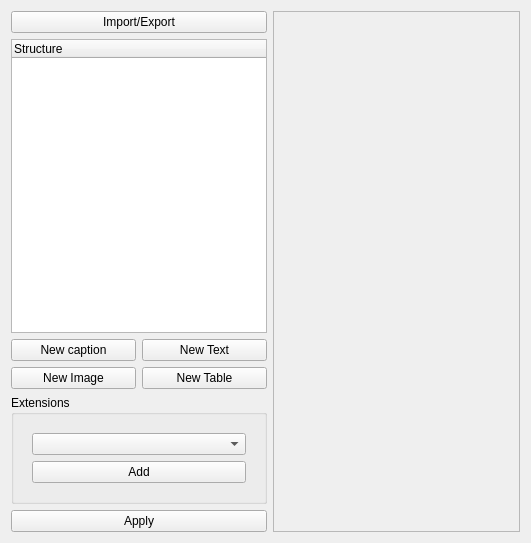
<?xml version="1.0" encoding="UTF-8"?>
<ui version="4.0">
 <class>DocEdit</class>
 <widget class="QWidget" name="DocEdit">
  <property name="geometry">
   <rect>
    <x>0</x>
    <y>0</y>
    <width>531</width>
    <height>543</height>
   </rect>
  </property>
  <property name="windowTitle">
   <string>Form</string>
  </property>
  <layout class="QHBoxLayout" name="horizontalLayout_2">
   <item>
    <layout class="QHBoxLayout" name="horizontalLayout">
     <item>
      <layout class="QVBoxLayout" name="verticalLayout">
       <item>
        <widget class="QPushButton" name="btnImport">
         <property name="text">
          <string>Import/Export</string>
         </property>
        </widget>
       </item>
       <item>
        <widget class="QTreeWidget" name="treeWidget">
         <property name="sizePolicy">
          <sizepolicy hsizetype="Preferred" vsizetype="Expanding">
           <horstretch>0</horstretch>
           <verstretch>0</verstretch>
          </sizepolicy>
         </property>
         <property name="dragDropMode">
          <enum>QAbstractItemView::InternalMove</enum>
         </property>
         <property name="defaultDropAction">
          <enum>Qt::MoveAction</enum>
         </property>
         <property name="sortingEnabled">
          <bool>false</bool>
         </property>
         <column>
          <property name="text">
           <string notr="true">Structure</string>
          </property>
         </column>
        </widget>
       </item>
       <item>
        <layout class="QGridLayout" name="gridLayout">
         <item row="0" column="0">
          <widget class="QPushButton" name="btnNewHeading">
           <property name="text">
            <string>New caption</string>
           </property>
           <property name="icon">
            <iconset>
             <normaloff>icons/actions/text/headline_add.png</normaloff>icons/actions/text/headline_add.png</iconset>
           </property>
          </widget>
         </item>
         <item row="1" column="0">
          <widget class="QPushButton" name="btnNewImage">
           <property name="text">
            <string>New Image</string>
           </property>
           <property name="icon">
            <iconset>
             <normaloff>icons/actions/text/image_add.png</normaloff>icons/actions/text/image_add.png</iconset>
           </property>
          </widget>
         </item>
         <item row="0" column="1">
          <widget class="QPushButton" name="btnNewText">
           <property name="text">
            <string>New Text</string>
           </property>
           <property name="icon">
            <iconset>
             <normaloff>icons/actions/text/text_add.png</normaloff>icons/actions/text/text_add.png</iconset>
           </property>
          </widget>
         </item>
         <item row="3" column="0" colspan="2">
          <widget class="QPushButton" name="btnSave">
           <property name="text">
            <string>Apply</string>
           </property>
           <property name="icon">
            <iconset>
             <normaloff>icons/success.png</normaloff>icons/success.png</iconset>
           </property>
          </widget>
         </item>
         <item row="1" column="1">
          <widget class="QPushButton" name="btnNewTable">
           <property name="text">
            <string>New Table</string>
           </property>
           <property name="icon">
            <iconset>
             <normaloff>icons/actions/text/table_add.png</normaloff>icons/actions/text/table_add.png</iconset>
           </property>
          </widget>
         </item>
         <item row="2" column="0" colspan="2">
          <widget class="QGroupBox" name="boxExtensions">
           <property name="title">
            <string>Extensions</string>
           </property>
           <layout class="QVBoxLayout" name="verticalLayout_2">
            <item>
             <widget class="QWidget" name="widget" native="true">
              <layout class="QVBoxLayout" name="verticalLayout_3">
               <item>
                <widget class="QComboBox" name="cbExtensions"/>
               </item>
               <item>
                <widget class="QPushButton" name="btnAddExtension">
                 <property name="text">
                  <string>Add</string>
                 </property>
                </widget>
               </item>
              </layout>
             </widget>
            </item>
           </layout>
          </widget>
         </item>
        </layout>
       </item>
      </layout>
     </item>
     <item>
      <widget class="QScrollArea" name="scrollArea">
       <property name="widgetResizable">
        <bool>true</bool>
       </property>
       <widget class="QWidget" name="scrollAreaWidgetContents">
        <property name="geometry">
         <rect>
          <x>0</x>
          <y>0</y>
          <width>253</width>
          <height>527</height>
         </rect>
        </property>
       </widget>
      </widget>
     </item>
    </layout>
   </item>
  </layout>
 </widget>
 <resources/>
 <connections/>
</ui>
